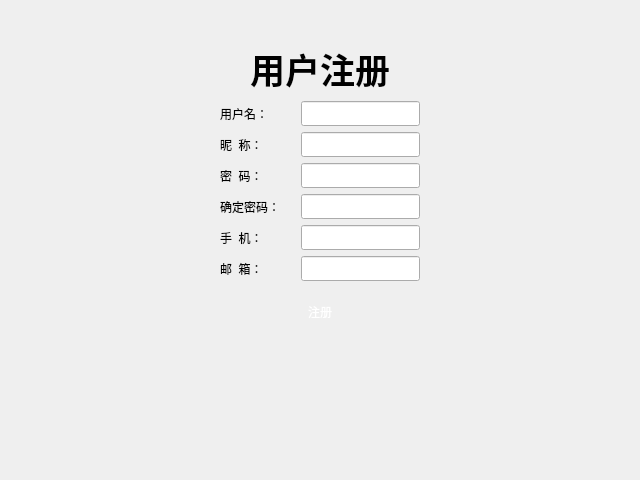
<?xml version="1.0" encoding="UTF-8"?>
<ui version="4.0">
 <class>Login</class>
 <widget class="QDialog" name="Login">
  <property name="geometry">
   <rect>
    <x>0</x>
    <y>0</y>
    <width>640</width>
    <height>480</height>
   </rect>
  </property>
  <property name="minimumSize">
   <size>
    <width>640</width>
    <height>480</height>
   </size>
  </property>
  <property name="windowTitle">
   <string>Dialog</string>
  </property>
  <layout class="QVBoxLayout" name="verticalLayout">
   <property name="spacing">
    <number>0</number>
   </property>
   <property name="leftMargin">
    <number>0</number>
   </property>
   <property name="topMargin">
    <number>0</number>
   </property>
   <property name="rightMargin">
    <number>0</number>
   </property>
   <property name="bottomMargin">
    <number>0</number>
   </property>
   <item>
    <widget class="TitleWidget" name="title_widget" native="true"/>
   </item>
   <item>
    <widget class="QStackedWidget" name="stackedWidget">
     <property name="currentIndex">
      <number>1</number>
     </property>
     <widget class="QWidget" name="login_page">
      <layout class="QVBoxLayout" name="verticalLayout_3">
       <item>
        <spacer name="verticalSpacer">
         <property name="orientation">
          <enum>Qt::Vertical</enum>
         </property>
         <property name="sizeHint" stdset="0">
          <size>
           <width>20</width>
           <height>33</height>
          </size>
         </property>
        </spacer>
       </item>
       <item>
        <widget class="QWidget" name="widget" native="true">
         <layout class="QHBoxLayout" name="horizontalLayout_3">
          <item>
           <spacer name="horizontalSpacer">
            <property name="orientation">
             <enum>Qt::Horizontal</enum>
            </property>
            <property name="sizeHint" stdset="0">
             <size>
              <width>103</width>
              <height>20</height>
             </size>
            </property>
           </spacer>
          </item>
          <item>
           <widget class="QWidget" name="widget_2" native="true">
            <layout class="QVBoxLayout" name="verticalLayout_2">
             <item>
              <widget class="QWidget" name="widget_6" native="true">
               <layout class="QHBoxLayout" name="horizontalLayout_4">
                <item>
                 <widget class="QLabel" name="label_3">
                  <property name="font">
                   <font>
                    <family>华文新魏</family>
                    <pointsize>26</pointsize>
                    <weight>75</weight>
                    <bold>true</bold>
                   </font>
                  </property>
                  <property name="text">
                   <string>用户登录</string>
                  </property>
                  <property name="alignment">
                   <set>Qt::AlignCenter</set>
                  </property>
                 </widget>
                </item>
               </layout>
              </widget>
             </item>
             <item>
              <widget class="QWidget" name="widget_3" native="true">
               <layout class="QGridLayout" name="gridLayout">
                <item row="2" column="0">
                 <widget class="QLabel" name="label_2">
                  <property name="text">
                   <string>密码:</string>
                  </property>
                 </widget>
                </item>
                <item row="0" column="2">
                 <widget class="QLineEdit" name="log_usr">
                  <property name="minimumSize">
                   <size>
                    <width>0</width>
                    <height>25</height>
                   </size>
                  </property>
                  <property name="font">
                   <font>
                    <family>Aharoni</family>
                    <pointsize>12</pointsize>
                    <weight>75</weight>
                    <bold>true</bold>
                   </font>
                  </property>
                  <property name="alignment">
                   <set>Qt::AlignCenter</set>
                  </property>
                 </widget>
                </item>
                <item row="2" column="2">
                 <widget class="QLineEdit" name="log_pwd">
                  <property name="minimumSize">
                   <size>
                    <width>0</width>
                    <height>25</height>
                   </size>
                  </property>
                  <property name="font">
                   <font>
                    <family>Aharoni</family>
                    <pointsize>12</pointsize>
                    <weight>75</weight>
                    <bold>true</bold>
                   </font>
                  </property>
                  <property name="alignment">
                   <set>Qt::AlignCenter</set>
                  </property>
                 </widget>
                </item>
                <item row="0" column="0">
                 <widget class="QLabel" name="label">
                  <property name="text">
                   <string>用户名:</string>
                  </property>
                 </widget>
                </item>
                <item row="0" column="1">
                 <spacer name="horizontalSpacer_4">
                  <property name="orientation">
                   <enum>Qt::Horizontal</enum>
                  </property>
                  <property name="sizeType">
                   <enum>QSizePolicy::Fixed</enum>
                  </property>
                  <property name="sizeHint" stdset="0">
                   <size>
                    <width>15</width>
                    <height>20</height>
                   </size>
                  </property>
                 </spacer>
                </item>
                <item row="1" column="0">
                 <spacer name="verticalSpacer_3">
                  <property name="orientation">
                   <enum>Qt::Vertical</enum>
                  </property>
                  <property name="sizeType">
                   <enum>QSizePolicy::Fixed</enum>
                  </property>
                  <property name="sizeHint" stdset="0">
                   <size>
                    <width>20</width>
                    <height>30</height>
                   </size>
                  </property>
                 </spacer>
                </item>
               </layout>
              </widget>
             </item>
             <item>
              <widget class="QWidget" name="widget_4" native="true">
               <layout class="QHBoxLayout" name="horizontalLayout_2">
                <item>
                 <spacer name="horizontalSpacer_11">
                  <property name="orientation">
                   <enum>Qt::Horizontal</enum>
                  </property>
                  <property name="sizeType">
                   <enum>QSizePolicy::Fixed</enum>
                  </property>
                  <property name="sizeHint" stdset="0">
                   <size>
                    <width>10</width>
                    <height>20</height>
                   </size>
                  </property>
                 </spacer>
                </item>
                <item>
                 <widget class="QCheckBox" name="rember_pwd">
                  <property name="font">
                   <font>
                    <family>新宋体</family>
                    <pointsize>12</pointsize>
                    <weight>75</weight>
                    <bold>true</bold>
                   </font>
                  </property>
                  <property name="text">
                   <string>记住密码</string>
                  </property>
                 </widget>
                </item>
                <item>
                 <spacer name="horizontalSpacer_3">
                  <property name="orientation">
                   <enum>Qt::Horizontal</enum>
                  </property>
                  <property name="sizeHint" stdset="0">
                   <size>
                    <width>40</width>
                    <height>20</height>
                   </size>
                  </property>
                 </spacer>
                </item>
                <item>
                 <widget class="QToolButton" name="log_register_btn">
                  <property name="font">
                   <font>
                    <family>新宋体</family>
                    <pointsize>12</pointsize>
                    <weight>75</weight>
                    <bold>true</bold>
                    <underline>true</underline>
                   </font>
                  </property>
                  <property name="styleSheet">
                   <string notr="true">color: rgb(212, 87, 29);</string>
                  </property>
                  <property name="text">
                   <string>没有账号,马上注册</string>
                  </property>
                  <property name="autoRaise">
                   <bool>true</bool>
                  </property>
                 </widget>
                </item>
                <item>
                 <spacer name="horizontalSpacer_12">
                  <property name="orientation">
                   <enum>Qt::Horizontal</enum>
                  </property>
                  <property name="sizeType">
                   <enum>QSizePolicy::Fixed</enum>
                  </property>
                  <property name="sizeHint" stdset="0">
                   <size>
                    <width>10</width>
                    <height>20</height>
                   </size>
                  </property>
                 </spacer>
                </item>
               </layout>
              </widget>
             </item>
             <item>
              <widget class="QWidget" name="widget_5" native="true">
               <layout class="QHBoxLayout" name="horizontalLayout">
                <item>
                 <widget class="QToolButton" name="login_btn">
                  <property name="minimumSize">
                   <size>
                    <width>200</width>
                    <height>50</height>
                   </size>
                  </property>
                  <property name="styleSheet">
                   <string notr="true">border-image: url(:/images/balckButton.png);
font: 75 18pt &quot;新宋体&quot;;
color: rgb(255, 255, 255);</string>
                  </property>
                  <property name="text">
                   <string>登录</string>
                  </property>
                  <property name="autoRaise">
                   <bool>true</bool>
                  </property>
                 </widget>
                </item>
               </layout>
              </widget>
             </item>
             <item>
              <widget class="QWidget" name="widget_8" native="true">
               <property name="minimumSize">
                <size>
                 <width>0</width>
                 <height>15</height>
                </size>
               </property>
              </widget>
             </item>
            </layout>
           </widget>
          </item>
          <item>
           <spacer name="horizontalSpacer_2">
            <property name="orientation">
             <enum>Qt::Horizontal</enum>
            </property>
            <property name="sizeHint" stdset="0">
             <size>
              <width>102</width>
              <height>20</height>
             </size>
            </property>
           </spacer>
          </item>
         </layout>
        </widget>
       </item>
       <item>
        <spacer name="verticalSpacer_2">
         <property name="orientation">
          <enum>Qt::Vertical</enum>
         </property>
         <property name="sizeHint" stdset="0">
          <size>
           <width>20</width>
           <height>200</height>
          </size>
         </property>
        </spacer>
       </item>
      </layout>
     </widget>
     <widget class="QWidget" name="register_page">
      <layout class="QVBoxLayout" name="verticalLayout_5">
       <item>
        <spacer name="verticalSpacer_5">
         <property name="orientation">
          <enum>Qt::Vertical</enum>
         </property>
         <property name="sizeHint" stdset="0">
          <size>
           <width>20</width>
           <height>22</height>
          </size>
         </property>
        </spacer>
       </item>
       <item>
        <widget class="QWidget" name="widget_9" native="true">
         <layout class="QHBoxLayout" name="horizontalLayout_5">
          <item>
           <spacer name="horizontalSpacer_5">
            <property name="orientation">
             <enum>Qt::Horizontal</enum>
            </property>
            <property name="sizeHint" stdset="0">
             <size>
              <width>119</width>
              <height>20</height>
             </size>
            </property>
           </spacer>
          </item>
          <item>
           <widget class="QWidget" name="widget_10" native="true">
            <layout class="QVBoxLayout" name="verticalLayout_4">
             <item>
              <widget class="QWidget" name="widget_11" native="true">
               <layout class="QHBoxLayout" name="horizontalLayout_6">
                <property name="bottomMargin">
                 <number>0</number>
                </property>
                <item>
                 <widget class="QLabel" name="label_4">
                  <property name="font">
                   <font>
                    <family>华文新魏</family>
                    <pointsize>26</pointsize>
                    <weight>75</weight>
                    <bold>true</bold>
                   </font>
                  </property>
                  <property name="text">
                   <string>用户注册</string>
                  </property>
                  <property name="alignment">
                   <set>Qt::AlignCenter</set>
                  </property>
                 </widget>
                </item>
               </layout>
              </widget>
             </item>
             <item>
              <widget class="QWidget" name="widget_13" native="true">
               <layout class="QGridLayout" name="gridLayout_2">
                <property name="topMargin">
                 <number>0</number>
                </property>
                <property name="bottomMargin">
                 <number>0</number>
                </property>
                <item row="5" column="2">
                 <widget class="QLineEdit" name="reg_mail">
                  <property name="minimumSize">
                   <size>
                    <width>0</width>
                    <height>25</height>
                   </size>
                  </property>
                  <property name="font">
                   <font>
                    <family>宋体</family>
                   </font>
                  </property>
                  <property name="alignment">
                   <set>Qt::AlignCenter</set>
                  </property>
                 </widget>
                </item>
                <item row="4" column="2">
                 <widget class="QLineEdit" name="reg_phone">
                  <property name="minimumSize">
                   <size>
                    <width>0</width>
                    <height>25</height>
                   </size>
                  </property>
                  <property name="font">
                   <font>
                    <family>宋体</family>
                   </font>
                  </property>
                  <property name="alignment">
                   <set>Qt::AlignCenter</set>
                  </property>
                 </widget>
                </item>
                <item row="3" column="2">
                 <widget class="QLineEdit" name="reg_surepwd">
                  <property name="minimumSize">
                   <size>
                    <width>0</width>
                    <height>25</height>
                   </size>
                  </property>
                  <property name="font">
                   <font>
                    <family>宋体</family>
                   </font>
                  </property>
                  <property name="echoMode">
                   <enum>QLineEdit::Password</enum>
                  </property>
                  <property name="alignment">
                   <set>Qt::AlignCenter</set>
                  </property>
                 </widget>
                </item>
                <item row="4" column="0">
                 <widget class="QLabel" name="label_9">
                  <property name="text">
                   <string>手  机：</string>
                  </property>
                 </widget>
                </item>
                <item row="3" column="0">
                 <widget class="QLabel" name="label_8">
                  <property name="text">
                   <string>确定密码：</string>
                  </property>
                 </widget>
                </item>
                <item row="1" column="2">
                 <widget class="QLineEdit" name="reg_nickname">
                  <property name="minimumSize">
                   <size>
                    <width>0</width>
                    <height>25</height>
                   </size>
                  </property>
                  <property name="font">
                   <font>
                    <family>宋体</family>
                   </font>
                  </property>
                  <property name="alignment">
                   <set>Qt::AlignCenter</set>
                  </property>
                 </widget>
                </item>
                <item row="2" column="2">
                 <widget class="QLineEdit" name="reg_pwd">
                  <property name="minimumSize">
                   <size>
                    <width>0</width>
                    <height>25</height>
                   </size>
                  </property>
                  <property name="font">
                   <font>
                    <family>宋体</family>
                   </font>
                  </property>
                  <property name="echoMode">
                   <enum>QLineEdit::Password</enum>
                  </property>
                  <property name="alignment">
                   <set>Qt::AlignCenter</set>
                  </property>
                 </widget>
                </item>
                <item row="2" column="0">
                 <widget class="QLabel" name="label_7">
                  <property name="text">
                   <string>密  码：</string>
                  </property>
                 </widget>
                </item>
                <item row="0" column="0">
                 <widget class="QLabel" name="label_5">
                  <property name="text">
                   <string>用户名：</string>
                  </property>
                 </widget>
                </item>
                <item row="5" column="0">
                 <widget class="QLabel" name="label_10">
                  <property name="text">
                   <string>邮  箱：</string>
                  </property>
                 </widget>
                </item>
                <item row="0" column="2">
                 <widget class="QLineEdit" name="reg_usr">
                  <property name="minimumSize">
                   <size>
                    <width>0</width>
                    <height>25</height>
                   </size>
                  </property>
                  <property name="font">
                   <font>
                    <family>宋体</family>
                   </font>
                  </property>
                  <property name="alignment">
                   <set>Qt::AlignCenter</set>
                  </property>
                 </widget>
                </item>
                <item row="0" column="1">
                 <spacer name="horizontalSpacer_6">
                  <property name="orientation">
                   <enum>Qt::Horizontal</enum>
                  </property>
                  <property name="sizeType">
                   <enum>QSizePolicy::Fixed</enum>
                  </property>
                  <property name="sizeHint" stdset="0">
                   <size>
                    <width>15</width>
                    <height>20</height>
                   </size>
                  </property>
                 </spacer>
                </item>
                <item row="1" column="0">
                 <widget class="QLabel" name="label_6">
                  <property name="text">
                   <string>昵  称：</string>
                  </property>
                 </widget>
                </item>
               </layout>
              </widget>
             </item>
             <item>
              <widget class="QWidget" name="widget_15" native="true">
               <layout class="QHBoxLayout" name="horizontalLayout_8">
                <property name="topMargin">
                 <number>0</number>
                </property>
                <item>
                 <widget class="QToolButton" name="register_btn">
                  <property name="minimumSize">
                   <size>
                    <width>200</width>
                    <height>50</height>
                   </size>
                  </property>
                  <property name="styleSheet">
                   <string notr="true">border-image: url(:/images/balckButton.png);
font: 75 18pt &quot;新宋体&quot;;
color: rgb(255, 255, 255);</string>
                  </property>
                  <property name="text">
                   <string>注册</string>
                  </property>
                  <property name="autoRaise">
                   <bool>true</bool>
                  </property>
                 </widget>
                </item>
               </layout>
              </widget>
             </item>
             <item>
              <widget class="QWidget" name="widget_16" native="true">
               <property name="minimumSize">
                <size>
                 <width>0</width>
                 <height>15</height>
                </size>
               </property>
              </widget>
             </item>
            </layout>
           </widget>
          </item>
          <item>
           <spacer name="horizontalSpacer_8">
            <property name="orientation">
             <enum>Qt::Horizontal</enum>
            </property>
            <property name="sizeHint" stdset="0">
             <size>
              <width>118</width>
              <height>20</height>
             </size>
            </property>
           </spacer>
          </item>
         </layout>
        </widget>
       </item>
       <item>
        <spacer name="verticalSpacer_4">
         <property name="orientation">
          <enum>Qt::Vertical</enum>
         </property>
         <property name="sizeHint" stdset="0">
          <size>
           <width>20</width>
           <height>100</height>
          </size>
         </property>
        </spacer>
       </item>
      </layout>
     </widget>
     <widget class="QWidget" name="set_page">
      <widget class="QWidget" name="widget_12" native="true">
       <property name="geometry">
        <rect>
         <x>10</x>
         <y>30</y>
         <width>622</width>
         <height>361</height>
        </rect>
       </property>
       <layout class="QHBoxLayout" name="horizontalLayout_7">
        <item>
         <spacer name="horizontalSpacer_7">
          <property name="orientation">
           <enum>Qt::Horizontal</enum>
          </property>
          <property name="sizeHint" stdset="0">
           <size>
            <width>119</width>
            <height>20</height>
           </size>
          </property>
         </spacer>
        </item>
        <item>
         <widget class="QWidget" name="widget_14" native="true">
          <layout class="QVBoxLayout" name="verticalLayout_6">
           <item>
            <widget class="QWidget" name="widget_17" native="true">
             <layout class="QHBoxLayout" name="horizontalLayout_9">
              <item>
               <widget class="QLabel" name="label_11">
                <property name="font">
                 <font>
                  <family>华文新魏</family>
                  <pointsize>26</pointsize>
                  <weight>75</weight>
                  <bold>true</bold>
                 </font>
                </property>
                <property name="text">
                 <string>服务器设置</string>
                </property>
                <property name="alignment">
                 <set>Qt::AlignCenter</set>
                </property>
               </widget>
              </item>
             </layout>
            </widget>
           </item>
           <item>
            <widget class="QWidget" name="widget_18" native="true">
             <layout class="QGridLayout" name="gridLayout_3">
              <item row="0" column="1">
               <spacer name="horizontalSpacer_9">
                <property name="orientation">
                 <enum>Qt::Horizontal</enum>
                </property>
                <property name="sizeType">
                 <enum>QSizePolicy::Fixed</enum>
                </property>
                <property name="sizeHint" stdset="0">
                 <size>
                  <width>20</width>
                  <height>20</height>
                 </size>
                </property>
               </spacer>
              </item>
              <item row="0" column="2">
               <widget class="QLineEdit" name="address_server">
                <property name="minimumSize">
                 <size>
                  <width>0</width>
                  <height>25</height>
                 </size>
                </property>
                <property name="font">
                 <font>
                  <family>宋体</family>
                 </font>
                </property>
                <property name="alignment">
                 <set>Qt::AlignCenter</set>
                </property>
               </widget>
              </item>
              <item row="0" column="0">
               <widget class="QLabel" name="label_15">
                <property name="text">
                 <string>服务器地址:</string>
                </property>
               </widget>
              </item>
              <item row="2" column="2">
               <widget class="QLineEdit" name="port_server">
                <property name="minimumSize">
                 <size>
                  <width>0</width>
                  <height>25</height>
                 </size>
                </property>
                <property name="font">
                 <font>
                  <family>宋体</family>
                 </font>
                </property>
                <property name="alignment">
                 <set>Qt::AlignCenter</set>
                </property>
               </widget>
              </item>
              <item row="2" column="0">
               <widget class="QLabel" name="label_17">
                <property name="text">
                 <string>服务器端口:</string>
                </property>
               </widget>
              </item>
              <item row="1" column="0">
               <spacer name="verticalSpacer_8">
                <property name="orientation">
                 <enum>Qt::Vertical</enum>
                </property>
                <property name="sizeType">
                 <enum>QSizePolicy::Fixed</enum>
                </property>
                <property name="sizeHint" stdset="0">
                 <size>
                  <width>20</width>
                  <height>25</height>
                 </size>
                </property>
               </spacer>
              </item>
             </layout>
            </widget>
           </item>
           <item>
            <widget class="QWidget" name="widget_19" native="true">
             <layout class="QHBoxLayout" name="horizontalLayout_10">
              <item>
               <widget class="QToolButton" name="set_ok_btn">
                <property name="minimumSize">
                 <size>
                  <width>200</width>
                  <height>50</height>
                 </size>
                </property>
                <property name="styleSheet">
                 <string notr="true">border-image: url(:/images/balckButton.png);
font: 75 18pt &quot;新宋体&quot;;
color: rgb(255, 255, 255);</string>
                </property>
                <property name="text">
                 <string>确定</string>
                </property>
                <property name="autoRaise">
                 <bool>true</bool>
                </property>
               </widget>
              </item>
             </layout>
            </widget>
           </item>
           <item>
            <widget class="QWidget" name="widget_20" native="true">
             <property name="maximumSize">
              <size>
               <width>16777215</width>
               <height>20</height>
              </size>
             </property>
            </widget>
           </item>
          </layout>
         </widget>
        </item>
        <item>
         <spacer name="horizontalSpacer_10">
          <property name="orientation">
           <enum>Qt::Horizontal</enum>
          </property>
          <property name="sizeHint" stdset="0">
           <size>
            <width>118</width>
            <height>20</height>
           </size>
          </property>
         </spacer>
        </item>
       </layout>
      </widget>
     </widget>
    </widget>
   </item>
  </layout>
 </widget>
 <customwidgets>
  <customwidget>
   <class>TitleWidget</class>
   <extends>QWidget</extends>
   <header location="global">selfwidget/titlewidget.h</header>
   <container>1</container>
  </customwidget>
 </customwidgets>
 <tabstops>
  <tabstop>address_server</tabstop>
  <tabstop>port_server</tabstop>
  <tabstop>log_usr</tabstop>
  <tabstop>log_pwd</tabstop>
  <tabstop>rember_pwd</tabstop>
  <tabstop>log_register_btn</tabstop>
  <tabstop>reg_usr</tabstop>
  <tabstop>reg_nickname</tabstop>
  <tabstop>reg_pwd</tabstop>
  <tabstop>reg_surepwd</tabstop>
  <tabstop>reg_phone</tabstop>
  <tabstop>reg_mail</tabstop>
  <tabstop>register_btn</tabstop>
 </tabstops>
 <resources/>
 <connections/>
</ui>
